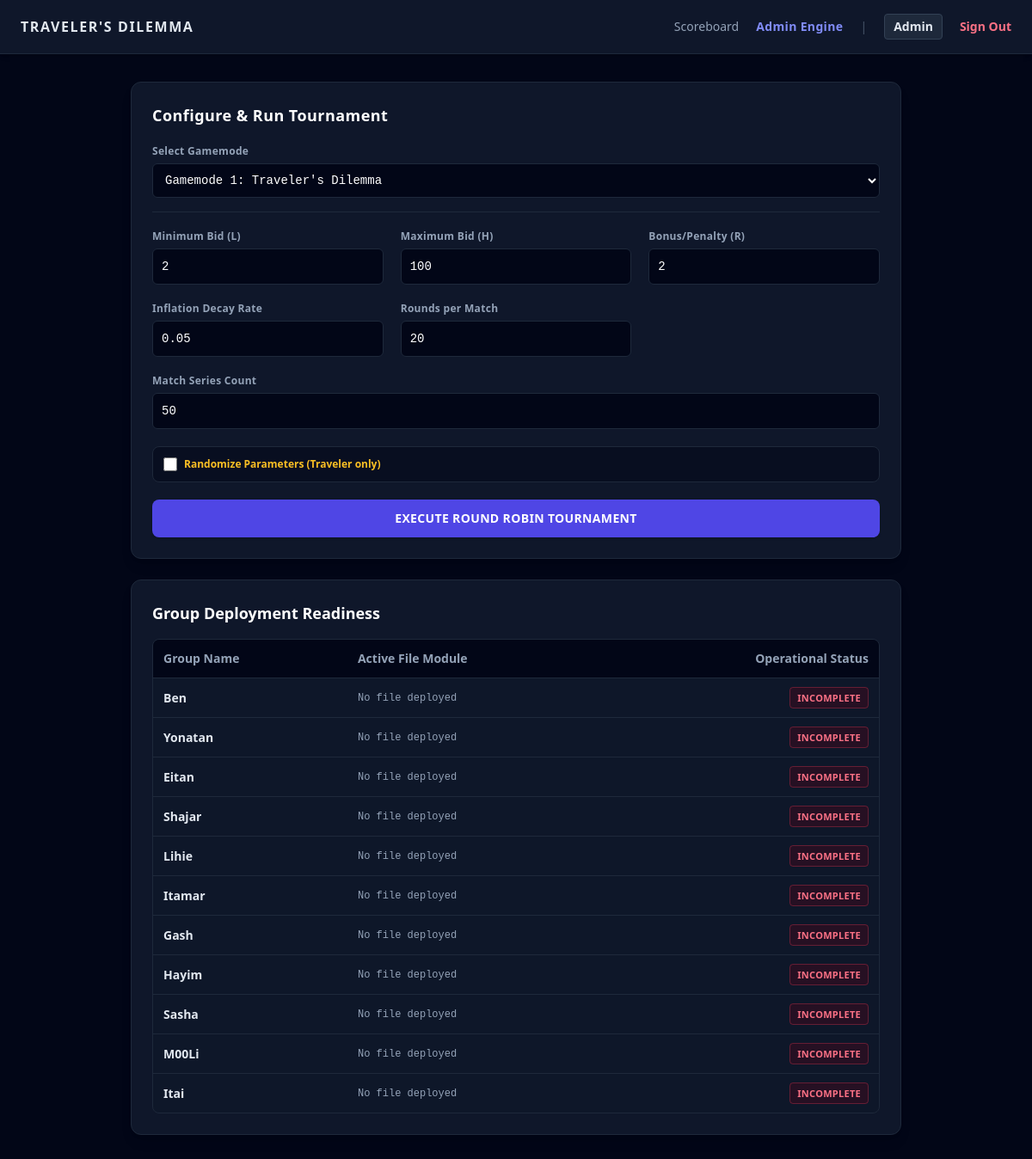
Page /admin (signed in) on the earlier database version.
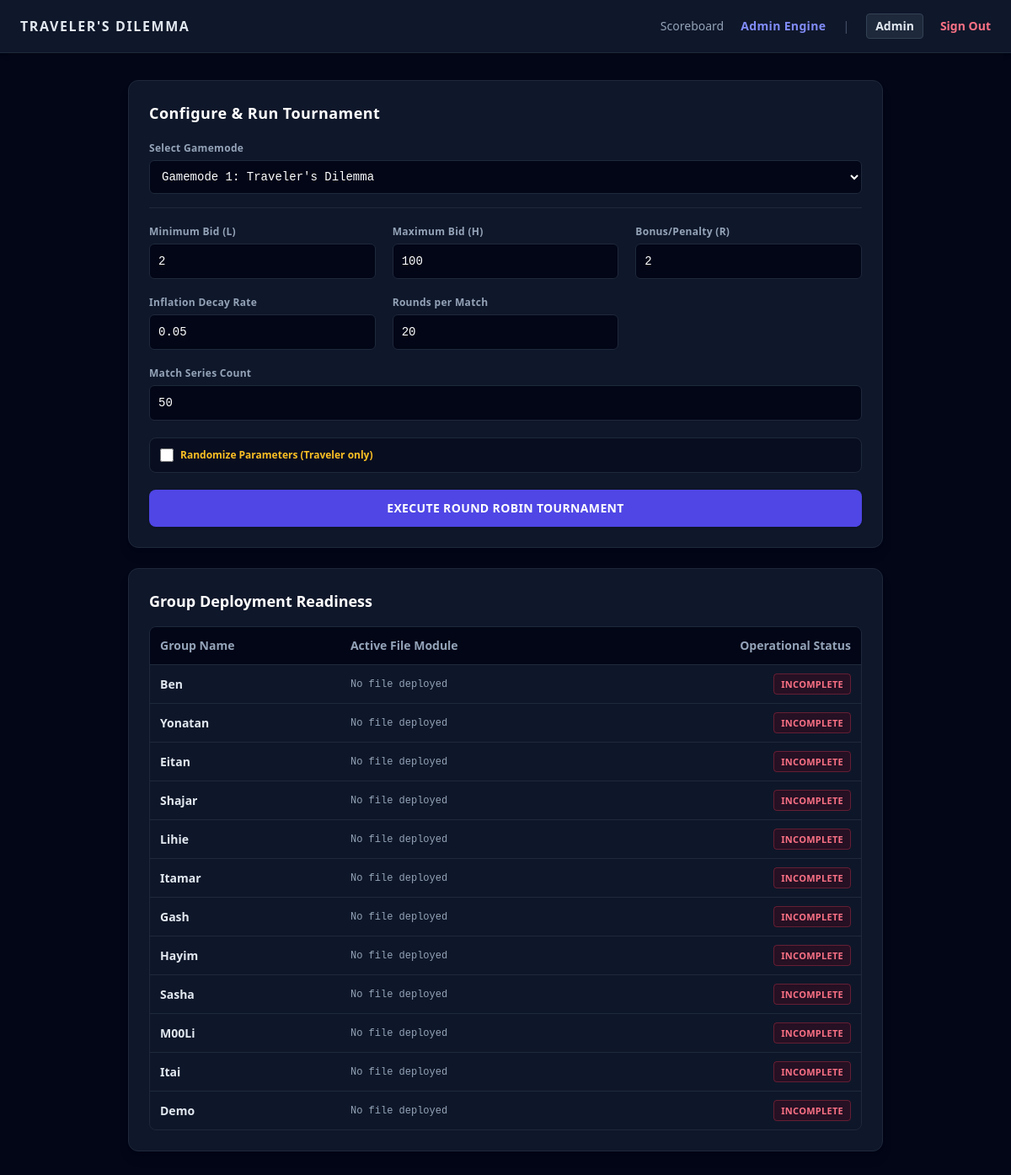
Same page on the later database version.
### tables this page shows
CREATE TABLE users (id INTEGER PRIMARY KEY AUTOINCREMENT, username TEXT UNIQUE, password TEXT, role TEXT DEFAULT 'user', score REAL DEFAULT 0.0);

### app.py (the view, shortened to what this page needs)
@app.route('/admin', methods=['GET', 'POST'])
def admin():
    if session.get('role') != 'admin':
        return "Access Denied", 403
    db = get_db()
    message = None
    teams = db.execute("""
        SELECT u.username, s.filename
        FROM users u
        LEFT JOIN submissions s ON u.id = s.user_id AND s.is_active = 1
        WHERE u.role != 'admin'
    """).fetchall()
    return render_template('admin.html', message=message, teams=teams)

### app.py (called while the page is built)
@app.template_filter('clean_name')
def clean_name_filter(s):
    if not s:
        return ""
    return s.replace('_', ' ').title()

def get_db():
    conn = sqlite3.connect(DATABASE)
    conn.row_factory = sqlite3.Row
    return conn

### templates/admin.html (shortened to what this page needs)
{% extends "base.html" %}
{% block content %}
<div class="max-w-4xl mx-auto space-y-6">
    <div class="bg-slate-900 border border-slate-800 rounded-xl p-6 shadow-lg">
        <h2 class="text-lg font-bold text-white mb-5 tracking-wide">Configure & Run Tournament</h2>
        <form method="POST" class="space-y-5">
            <div class="space-y-1.5 mb-4 border-b border-slate-800 pb-4">
                <label class="block text-slate-400 font-semibold text-xs tracking-wide">Select Gamemode</label>
                <select name="game_mode" id="game_mode" onchange="toggleGameMode()" class="w-full bg-slate-950 border border-slate-800 rounded-md p-2.5 text-white font-mono text-sm focus:border-indigo-500 focus:outline-none cursor-pointer">
                    <option value="traveler">Gamemode 1: Traveler's Dilemma</option>
                </select>
            </div>
            <div id="traveler_params" class="grid grid-cols-2 md:grid-cols-3 gap-5">
                <div class="space-y-1.5">
                    <label class="block text-slate-400 font-semibold text-xs tracking-wide">Minimum Bid (L)</label>
                    <input type="number" name="L" value="2" class="w-full bg-slate-950 border border-slate-800 rounded-md p-2.5 focus:outline-none focus:border-indigo-500 text-white font-mono text-sm transition">
                </div>
                <div class="space-y-1.5">
                    <label class="block text-slate-400 font-semibold text-xs tracking-wide">Maximum Bid (H)</label>
                    <input type="number" name="H" value="100" class="w-full bg-slate-950 border border-slate-800 rounded-md p-2.5 focus:outline-none focus:border-indigo-500 text-white font-mono text-sm transition">
                </div>
                <div class="space-y-1.5">
                    <label class="block text-slate-400 font-semibold text-xs tracking-wide">Bonus/Penalty (R)</label>
                    <input type="number" name="R" value="2" class="w-full bg-slate-950 border border-slate-800 rounded-md p-2.5 focus:outline-none focus:border-indigo-500 text-white font-mono text-sm transition">
                </div>
                <div class="space-y-1.5">
                    <label class="block text-slate-400 font-semibold text-xs tracking-wide">Inflation Decay Rate</label>
                    <input type="number" step="0.01" name="inflation" value="0.05" class="w-full bg-slate-950 border border-slate-800 rounded-md p-2.5 focus:outline-none focus:border-indigo-500 text-white font-mono text-sm transition">
                </div>
                <div class="space-y-1.5">
                    <label class="block text-slate-400 font-semibold text-xs tracking-wide">Rounds per Match</label>
                    <input type="number" name="rounds" value="20" class="w-full bg-slate-950 border border-slate-800 rounded-md p-2.5 focus:outline-none focus:border-indigo-500 text-white font-mono text-sm transition">
                </div>
            </div>
            <div class="space-y-1.5 mt-4">
                <label class="block text-slate-400 font-semibold text-xs tracking-wide">Match Series Count</label>
                <input type="number" id="match_count_input" name="match_count" value="50" required class="w-full bg-slate-950 border border-slate-800 rounded-md p-2.5 focus:outline-none focus:border-indigo-500 text-white font-mono text-sm transition">
            </div>
            <div class="flex items-center space-x-2 py-3 bg-slate-950/50 px-3 rounded-lg border border-slate-800">
                <input type="checkbox" name="randomize" id="randomize" class="w-4 h-4 rounded bg-slate-900 border-slate-700 text-indigo-600 focus:ring-indigo-500 cursor-pointer">
                <label for="randomize" class="text-amber-400 font-semibold text-xs cursor-pointer select-none">
                    Randomize Parameters (Traveler only)
                </label>
            </div>
            <button type="submit" name="run_tournament" class="w-full bg-indigo-600 hover:bg-indigo-500 text-white font-bold p-3 rounded-lg shadow transition text-sm uppercase tracking-wide mt-2">
                Execute Round Robin Tournament
            </button>
        </form>
    </div>
    <div class="bg-slate-900 border border-slate-800 rounded-xl p-6 shadow-lg">
        <h3 class="text-lg font-bold text-white mb-4">Group Deployment Readiness</h3>
        <div class="overflow-hidden rounded-lg border border-slate-800">
            <table class="w-full text-left text-sm">
                <thead class="bg-slate-950 text-slate-400 border-b border-slate-800">
                    <tr>
                        <th class="p-3 font-semibold">Group Name</th>
                        <th class="p-3 font-semibold">Active File Module</th>
                        <th class="p-3 text-right font-semibold">Operational Status</th>
                    </tr>
                </thead>
                <tbody class="divide-y divide-slate-800 bg-slate-900/30">
                    {% for team in teams %}
                    <tr class="hover:bg-slate-800/40 transition">
                        <td class="p-3 font-bold text-slate-200">{{ team.username | clean_name }}</td>
                        <td class="p-3 text-slate-400 font-mono text-xs">
                            {{ team.filename if team.filename else 'No file deployed' }}
                        </td>
                        <td class="p-3 text-right">
                            {% if team.filename %}
                                <span class="text-emerald-400 font-bold bg-emerald-950/40 px-2 py-1 rounded border border-emerald-500/30 text-[11px] tracking-wide">READY</span>
                            {% else %}
                                <span class="text-rose-400 font-bold bg-rose-950/40 px-2 py-1 rounded border border-rose-500/30 text-[11px] tracking-wide">INCOMPLETE</span>
                            {% endif %}
                        </td>
                    </tr>
                    {% endfor %}
                </tbody>
            </table>
        </div>
    </div>
</div>
{% endblock %}

### templates/base.html (shortened to what this page needs)
<!DOCTYPE html>
<html lang="en">
<head>
    <script src="https://cdn.tailwindcss.com"></script>
</head>
<body class="bg-slate-950 text-slate-100 font-sans min-h-screen flex flex-col text-sm">
    <nav class="bg-slate-900 border-b border-slate-800 px-6 py-4 flex justify-between items-center shadow-md">
        <div class="flex items-center space-x-3">
            <span class="tracking-widest font-bold text-slate-200 text-base uppercase">Traveler's Dilemma</span>
        </div>
        <div class="flex items-center space-x-5 font-medium text-slate-400">
            {% if session.get('user_id') %}
                <a href="/scoreboard" class="hover:text-indigo-400 transition">Scoreboard</a>
                {% if session.get('role') == 'admin' %}
                    <a href="/admin" class="text-indigo-400 hover:text-indigo-300 font-bold tracking-wide">Admin Engine</a>
                {% endif %}
                <span class="text-slate-600">|</span>
                <span class="text-slate-200 font-semibold bg-slate-800 border border-slate-700 px-2.5 py-1 rounded">
                    {{ session.get('username') | clean_name }}
                </span>
                <a href="/logout" class="text-rose-400 hover:text-rose-300 transition font-bold">Sign Out</a>
            {% endif %}
        </div>
    </nav>
    <main class="flex-grow container mx-auto px-5 py-8 max-w-6xl">
        {% block content %}{% endblock %}
    </main>
</body>
</html>

Differences in the rows shown:
added users: username|clean_name "Demo", filename "No file deployed"
